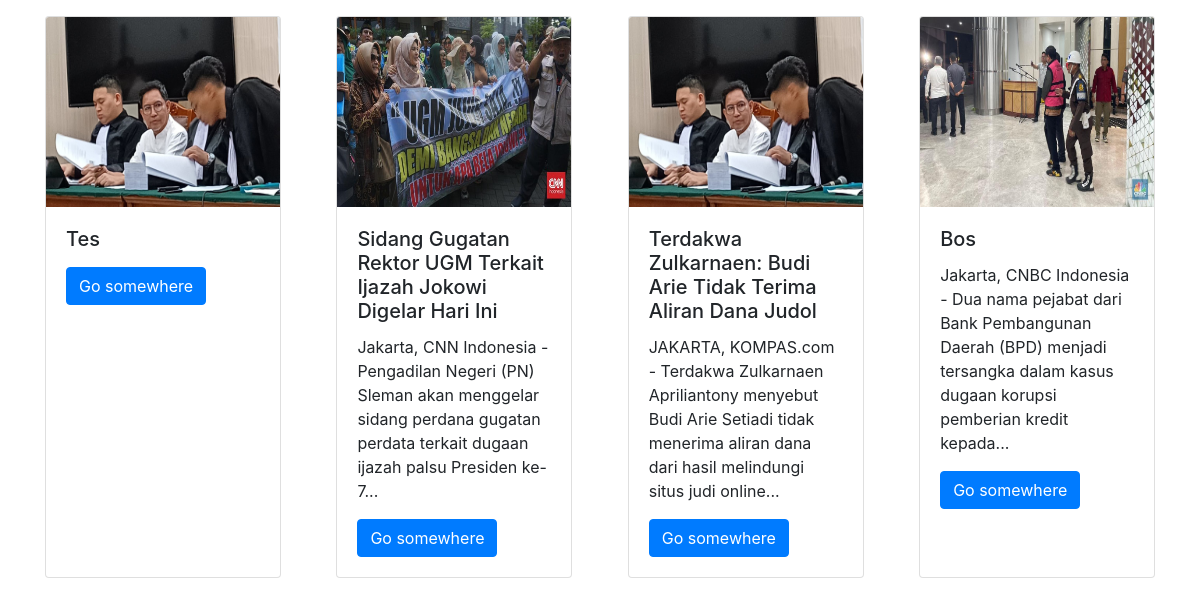
The app's page /articles.php with its own data.
### tables this page shows
CREATE TABLE IF NOT EXISTS `berita` (
  `id` int NOT NULL AUTO_INCREMENT,
  `title` varchar(255) NOT NULL,
  `thumbnail` varchar(255) NOT NULL,
  `content` longtext NOT NULL,
  `created_at` datetime DEFAULT CURRENT_TIMESTAMP,
  PRIMARY KEY (`id`)
);

### models/Berita.php (called while the page is built, shortened)
<?php
class Berita {
    private $conn;
    public function __construct() {
        $this->conn = new mysqli("localhost", "root", "", "simple_news");
    }
    public function getAll() {
        $query = "SELECT * FROM berita ORDER BY created_at DESC";
        $stmt = $this->conn->prepare($query);
        $stmt->execute();
        $result = $stmt->get_result();
        return $result->fetch_all(MYSQLI_ASSOC);
    }
}

### public/articles.php (the view)
<?php
include '../models/Berita.php';
$news = new Berita();
$articles = $news->getAll();
function limit_words($text, $limit = 50) {
    $words = explode(' ', strip_tags($text));
    if (count($words) <= $limit) {
        return implode(' ', $words);
    }
    return implode(' ', array_slice($words, 0, $limit)) . '...';
}
?>
<?php include '../views/header.php'; ?>
<div class="container my-3">
    <div class="d-flex" style="gap: 5%;">
        <?php foreach ($articles as $article): ?>
            <div class="card" style="width: 18rem;">
                <img class="card-img-top" src="../<?= htmlspecialchars($article['thumbnail']); ?>" alt="Card image cap" style="height: 190px;">
                <div class="card-body">
                    <h5 class="card-title"><?= htmlspecialchars($article['title']); ?></h5>
                    <p class="card-text"><?= htmlspecialchars(limit_words($article['content'], 20)); ?></p>
                    <a href="article.php?id=<?= $article['id']; ?>" class="btn btn-primary">Go somewhere</a>
                </div>
            </div>
        <?php endforeach; ?>
    </div>
</div>
<?php include '../views/footer.php'; ?>

### records on screen
berita: thumbnail (picture), title "Tes"
berita: thumbnail (picture), title "Sidang Gugatan Rektor UGM Terkait Ijazah Jokowi Digelar Hari Ini", content "Jakarta, CNN Indonesia - Pengadilan Negeri (PN) Sleman akan menggelar sidang perdana gugatan perdata terkait dugaan ijazah palsu Presiden ke-7..."
berita: thumbnail (picture), title "Terdakwa Zulkarnaen: Budi Arie Tidak Terima Aliran Dana Judol", content "JAKARTA, KOMPAS.com - Terdakwa Zulkarnaen Apriliantony menyebut Budi Arie Setiadi tidak menerima aliran dana dari hasil melindungi situs judi online..."
berita: thumbnail (picture), title "Bos", content "Jakarta, CNBC Indonesia - Dua nama pejabat dari Bank Pembangunan Daerah (BPD) menjadi tersangka dalam kasus dugaan korupsi pemberian kredit kepada..."
